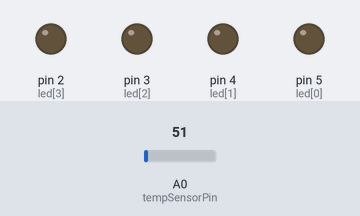
Bench run of a sketch on a simulated Arduino Uno, built with avr-gcc and run on an emulated ATmega328P. Shown: output pins drawn as LEDs (lit = HIGH). The test bench sets the inputs (shaded band); at power-on: A0 (tempSensorPin) = 51.

Above: at 1.2 s.
1.3 s: A0 (tempSensorPin) set to 92
3.2 s: A0 (tempSensorPin) set to 114
At 4.8 s:
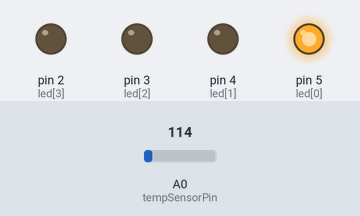
5.5 s: A0 (tempSensorPin) set to 140
At 6.4 s:
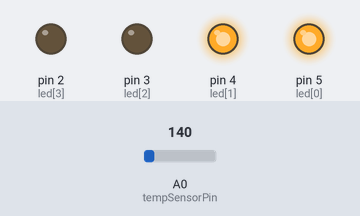
7.5 s: A0 (tempSensorPin) set to 112
At 9.1 s:
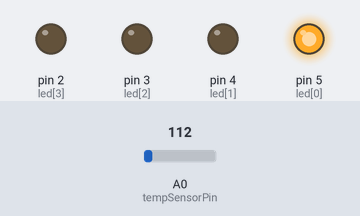
9.5 s: A0 (tempSensorPin) set to 86
At 10.7 s:
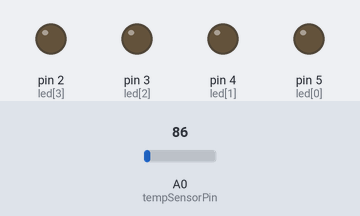
Timing chart, 0 to 12.5 s (numbered marks = the images above; inputs shaded):
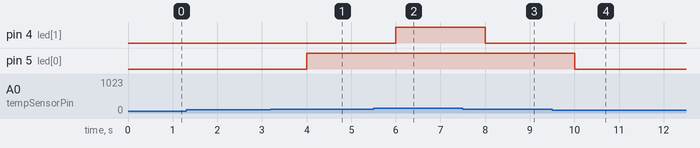

The sketch:

Chapter07.ino
```cpp
// C++ code
//

const int tempSensorPin = A0;
const int led[] = {5, 4, 3, 2};
const int temp[] = {0, 15, 30, 45, 50};
const int length = 4, period = 1;
int i, temperature;
float degrees;

void setup()
{
  pinMode(tempSensorPin, INPUT);
  for(i=0; i<length;i++) {
  	pinMode(led[i], OUTPUT);
  }
}

void loop()
{
  temperature = analogRead(tempSensorPin);
  degrees = ( float(temperature) * 5 / 1023 ) * 100 - 50;

  if(degrees > temp[length]) {
    flashLeds();
    temperature = 0; //to keep the flashing going
  }
  else {
    for (i=0;i<length;i++) {
      if(degrees >=temp[i]) {
        digitalWrite(led[i], HIGH);
      } else {
		 digitalWrite(led[i], LOW);
      }
  	}
  }
  while (temperature == analogRead(tempSensorPin)) {
    delay(1000);
  }

}

  void flashLeds() {
    int ms = period * 1000 / 2;
    for (i = 0; i < length; i++) {
     digitalWrite(led[i], HIGH);
    }
    delay(ms);

    for(i=0; i<length; i++){
    digitalWrite(led[i], LOW);
    }
    delay(ms);
  }
```

Measured:
- the behaviour switches between 102 and 103 on A0 (tempSensorPin) (found by bisection; images 0 and 1)
- the behaviour switches between 132 and 133 on A0 (tempSensorPin) (found by bisection; images 1 and 2)
- after the input at 1.3 s, every drawn part: stays the same
- after the input at 3.2 s, pin 5 (led[0]): LOW → HIGH after 0.80 s
- after the input at 5.5 s, pin 4 (led[1]): LOW → HIGH after 0.50 s
- after the input at 7.5 s, pin 4 (led[1]): HIGH → LOW after 0.50 s
- after the input at 9.5 s, pin 5 (led[0]): HIGH → LOW after 0.50 s
